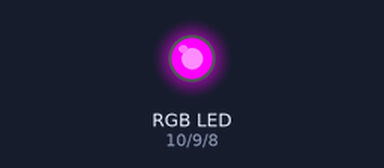
Recording of a sketch running on a simulated Arduino Uno, built with avr-gcc and run on an emulated ATmega328P. On the bench: an RGB LED mixed from three pins (HIGH = lit).

Above: at 0.07 s.
At 0.52 s:
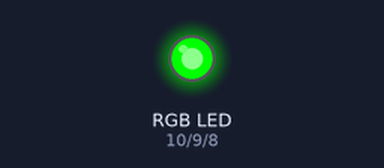
At 0.82 s:
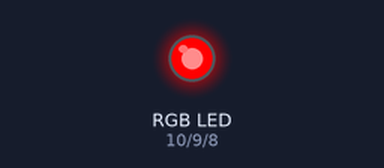
At 1.42 s:
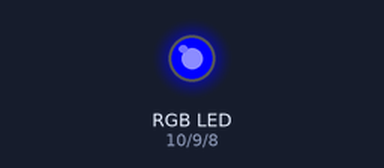
At 2.02 s:
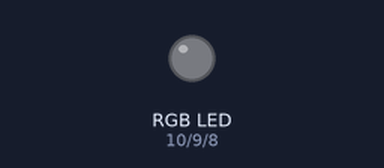
At 2.77 s:
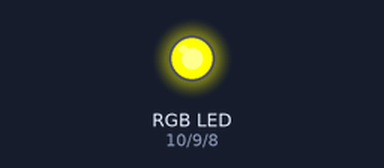
Timing chart, 0 to 3.1 s (numbered marks = the images above):
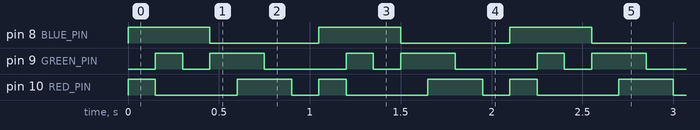

Measured:
- by itself, pin 8 (BLUE_PIN): alternates HIGH for 0.45 s and LOW for 0.60 s
- by itself, pin 9 (GREEN_PIN): repeats every 1.1 s: LOW 0.15 s, HIGH 0.30 s, LOW 0.45 s, HIGH 0.15 s
- by itself, pin 10 (RED_PIN): repeats every 1.1 s: LOW 0.45 s, HIGH 0.30 s, LOW 0.15 s, HIGH 0.15 s

The sketch:

lab11_led_light_fromkarn.ino
```cpp
// const int RED = A5;
// const int GREEN = A4;
// const int BLUE = A3;

// const int SEC = 1000;

// void setup() {
//   pinMode(RED, OUTPUT);
//   pinMode(GREEN, OUTPUT);
//   pinMode(BLUE, OUTPUT);
// }

// void loop() {

// }


// กำหนดพอร์ตสำหรับ LED RGB
const int RED_PIN = 10;    // ขา Blue
const int GREEN_PIN = 9;  // ขา pink
const int BLUE_PIN = 8;   // ขา Yellow

void setup() {
// initialize digital pin LED_BUILTIN as an output.
  pinMode(10, OUTPUT);
  pinMode(9, OUTPUT);
  pinMode(8, OUTPUT);
}
// the loop function runs over and over again forever
void loop() {
  // ม่วง
  digitalWrite(10, HIGH);
  digitalWrite(9, LOW); // turn the LED on (HIGH is the voltage level)
  digitalWrite(8, HIGH);

  delay(150); // wait for a second

  digitalWrite(10, LOW);
  digitalWrite(9, LOW); // turn the LED on (HIGH is the voltage level)
  digitalWrite(8, LOW);
  // คราม
  digitalWrite(10, LOW);
  digitalWrite(9, HIGH); // turn the LED on (HIGH is the voltage level)
  digitalWrite(8, HIGH);

  delay(150); // wait for a second

  digitalWrite(10, LOW);
  digitalWrite(9, LOW); // turn the LED on (HIGH is the voltage level)
  digitalWrite(8, LOW);

  // น้ำเงิน
  digitalWrite(10, LOW);
  digitalWrite(9, LOW); // turn the LED on (HIGH is the voltage level)
  digitalWrite(8, HIGH);

  delay(150); // wait for a second

  digitalWrite(10, LOW);
  digitalWrite(9, LOW); // turn the LED on (HIGH is the voltage level)
  digitalWrite(8, LOW);

  // เขียว
  digitalWrite(10, LOW);
  digitalWrite(9, HIGH); // turn the LED on (HIGH is the voltage level)
  digitalWrite(8, LOW);

  delay(150); // wait for a second

  digitalWrite(10, LOW);
  digitalWrite(9, LOW); // turn the LED on (HIGH is the voltage level)
  digitalWrite(8, LOW);

  // เหลือง
  digitalWrite(10, HIGH);
  digitalWrite(9, HIGH); // turn the LED on (HIGH is the voltage level)
  digitalWrite(8, LOW);

  delay(150); // wait for a second

  digitalWrite(10, LOW);
  digitalWrite(9, LOW); // turn the LED on (HIGH is the voltage level)
  digitalWrite(8, LOW);

  // แสด
  digitalWrite(10, HIGH);
  digitalWrite(9, LOW); // turn the LED on (HIGH is the voltage level)
  digitalWrite(8, LOW);

  delay(150); // wait for a second

  digitalWrite(10, LOW);
  digitalWrite(9, LOW); // turn the LED on (HIGH is the voltage level)
  digitalWrite(8, LOW);

  // ขาว

  digitalWrite(10, LOW);
  digitalWrite(9, LOW); // turn the LED on (HIGH is the voltage level)
  digitalWrite(8, LOW);
  delay(150); // wait for a second
  digitalWrite(10, HIGH);
  digitalWrite(9, HIGH); // turn the LED on (HIGH is the voltage level)
  digitalWrite(8, HIGH);

}
```
